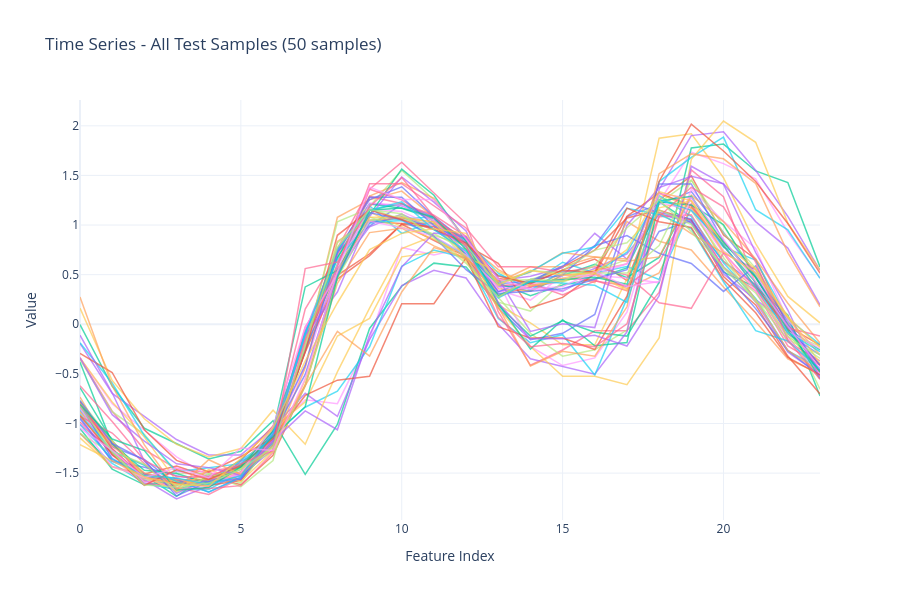

The notebook cell saved with this chart:
### Code cell
# Visualize actual ICFs from the dataset
from etl.reasons_analysis import visualize_all_time_series

print(f"Total test samples available: {len(test_ids)}")
print(f"Number of features per sample: {len(feature_names)}")

# Visualize all time series (max 50 samples)
fig = visualize_all_time_series(tests_sample, test_ids, feature_names, max_samples=50)
fig.show()

# Select first sample for detailed analysis
sample_id = test_ids[0]

print(f"\n{'='*80}")
print(f"Detailed analysis will use Sample ID: {sample_id}")
print(f"{'='*80}")
